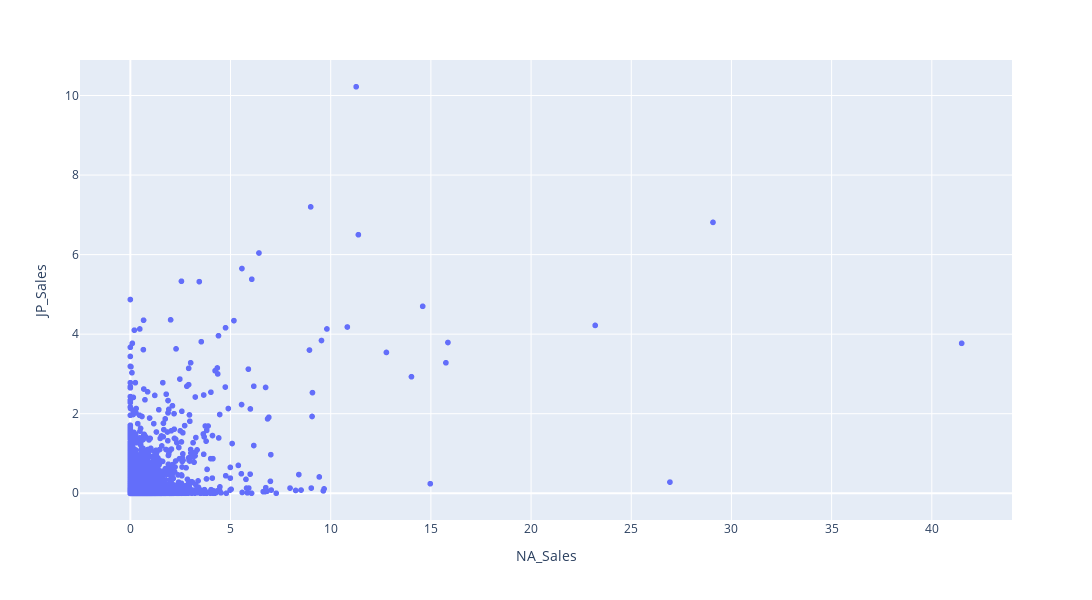

Source (notebook cell):
### Code cell
fig = px.scatter(df, x = "NA_Sales", y = "JP_Sales", width = 1200, height = 600)
fig.show()

### Figure 1 — Plotly figure (JSON) as saved in the notebook; plotly's stock layout.template omitted (floating-point values rounded to 4 significant figures; data arrays with more than 128 entries replaced by an {"elided": "..."} marker saying what was removed)
{"data": [{"hovertemplate": "NA_Sales=%{x}<br>JP_Sales=%{y}<extra></extra>", "legendgroup": "", "marker": {"color": "#636efa", "symbol": "circle"}, "mode": "markers", "name": "", "showlegend": false, "type": "scattergl", "x": {"elided": "16598 float values"}, "xaxis": "x", "y": {"elided": "16598 float values"}, "yaxis": "y"}], "layout": {"height": 600, "legend": {"tracegroupgap": 0}, "margin": {"t": 60}, "width": 1200, "xaxis": {"anchor": "y", "autorange": true, "domain": [0, 1], "range": [-2.491, 43.98], "title": {"text": "NA_Sales"}, "type": "linear"}, "yaxis": {"anchor": "x", "autorange": true, "domain": [0, 1], "range": [-0.6725, 10.89], "title": {"text": "JP_Sales"}, "type": "linear"}}}
